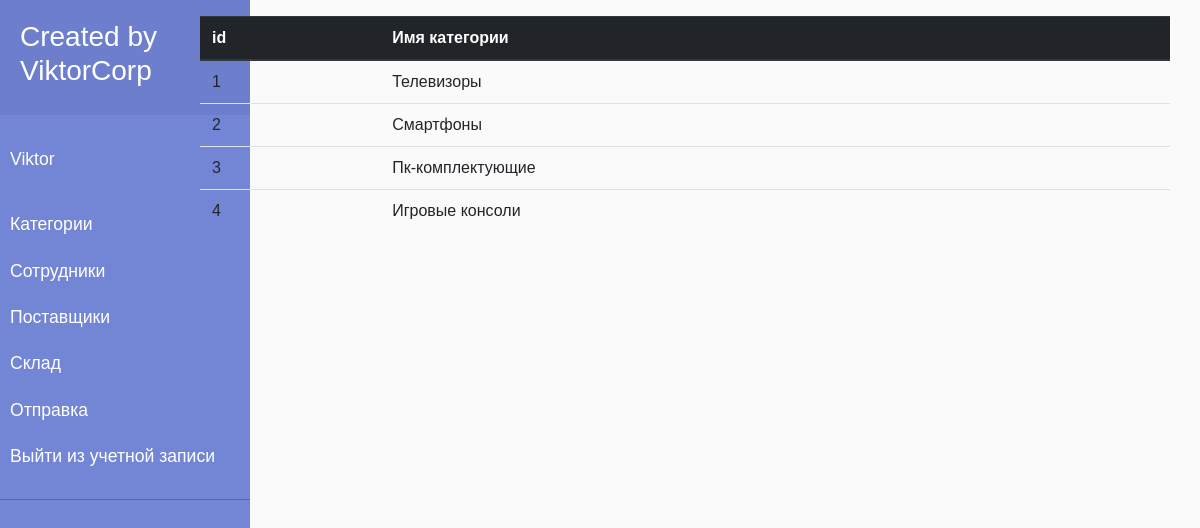
Page /category/ (signed in) on the earlier database version.
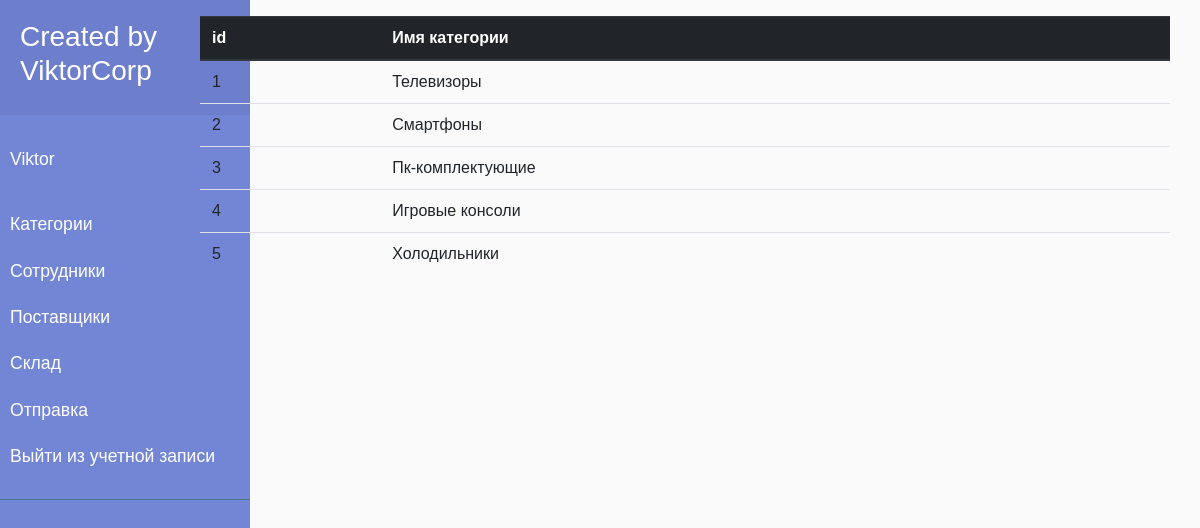
Same page on the later database version.
### skladik/models.py (models this page shows, shortened)
class categorya(models.Model):
  category_name = models.CharField(max_length=200)

### skladik/views.py (the view)
# urls.py: path('category/', views.category, name = 'category'),
def category(request):
	categorya_otobr = categorya.objects.all()
	cat = {'categorya_otobr': categorya_otobr}
	return render(request, 'accounts/category.html', cat)

### skladik/templates/accounts/category.html (shortened to what this page needs)
{% extends 'base.html' %}
{% load static %}
	{% block body %}
		{% if user.is_authenticated %}
		<table class="table">
			<thead class="thead-dark">
				<tr>
				<th scope="col">id</th>
				<th scope="col">Имя категории</th>
				</tr>
				</thead>
			{% for categorya in categorya_otobr %}
			<tr>
				<td>{{ categorya.id }}</td>
				<td>{{ categorya.category_name }}</td>
			</tr>
			{% endfor %}
		</table>
{% endif %}
{% endblock %}

Differences in the rows shown:
added categorya: id "5", category_name "Холодильники"
